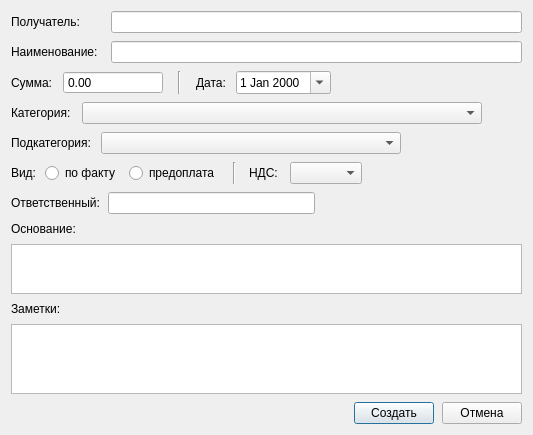
<?xml version="1.0" encoding="UTF-8"?>
<ui version="4.0">
 <class>EventDialog</class>
 <widget class="QDialog" name="EventDialog">
  <property name="geometry">
   <rect>
    <x>0</x>
    <y>0</y>
    <width>599</width>
    <height>452</height>
   </rect>
  </property>
  <property name="windowTitle">
   <string>Новый платеж</string>
  </property>
  <layout class="QGridLayout" name="gridLayout_2">
   <property name="sizeConstraint">
    <enum>QLayout::SizeConstraint::SetFixedSize</enum>
   </property>
   <item row="1" column="0">
    <layout class="QGridLayout" name="gridLayout">
     <property name="spacing">
      <number>8</number>
     </property>
     <item row="11" column="1">
      <widget class="QPlainTextEdit" name="te_notes">
       <property name="minimumSize">
        <size>
         <width>0</width>
         <height>70</height>
        </size>
       </property>
       <property name="maximumSize">
        <size>
         <width>16777215</width>
         <height>70</height>
        </size>
       </property>
      </widget>
     </item>
     <item row="9" column="1">
      <widget class="CompletingPlainTextEdit" name="te_descr">
       <property name="minimumSize">
        <size>
         <width>0</width>
         <height>50</height>
        </size>
       </property>
       <property name="maximumSize">
        <size>
         <width>16777215</width>
         <height>50</height>
        </size>
       </property>
      </widget>
     </item>
     <item row="0" column="1">
      <layout class="QHBoxLayout" name="horizontalLayout_2">
       <item>
        <layout class="QGridLayout" name="gridLayout_3">
         <property name="verticalSpacing">
          <number>8</number>
         </property>
         <item row="1" column="0">
          <widget class="QLabel" name="label">
           <property name="text">
            <string>Получатель:</string>
           </property>
          </widget>
         </item>
         <item row="2" column="0">
          <widget class="QLabel" name="label_2">
           <property name="text">
            <string>Наименование:</string>
           </property>
          </widget>
         </item>
         <item row="1" column="2">
          <widget class="QLineEdit" name="le_receiver"/>
         </item>
         <item row="2" column="2">
          <widget class="QLineEdit" name="le_name"/>
         </item>
         <item row="2" column="1">
          <spacer name="horizontalSpacer_4">
           <property name="orientation">
            <enum>Qt::Orientation::Horizontal</enum>
           </property>
           <property name="sizeType">
            <enum>QSizePolicy::Policy::Fixed</enum>
           </property>
           <property name="sizeHint" stdset="0">
            <size>
             <width>5</width>
             <height>20</height>
            </size>
           </property>
          </spacer>
         </item>
        </layout>
       </item>
      </layout>
     </item>
     <item row="7" column="1">
      <layout class="QHBoxLayout" name="horizontalLayout_7">
       <property name="spacing">
        <number>8</number>
       </property>
       <item>
        <widget class="QLabel" name="label_7">
         <property name="text">
          <string>Ответственный:</string>
         </property>
        </widget>
       </item>
       <item>
        <widget class="QLineEdit" name="le_responsible">
         <property name="minimumSize">
          <size>
           <width>200</width>
           <height>0</height>
          </size>
         </property>
        </widget>
       </item>
       <item>
        <spacer name="horizontalSpacer_9">
         <property name="orientation">
          <enum>Qt::Orientation::Horizontal</enum>
         </property>
         <property name="sizeHint" stdset="0">
          <size>
           <width>40</width>
           <height>20</height>
          </size>
         </property>
        </spacer>
       </item>
      </layout>
     </item>
     <item row="10" column="1">
      <widget class="QLabel" name="label_9">
       <property name="text">
        <string>Заметки:</string>
       </property>
      </widget>
     </item>
     <item row="5" column="1">
      <widget class="QWidget" name="wdg_subcategory" native="true">
       <layout class="QHBoxLayout" name="horizontalLayout_5">
        <property name="spacing">
         <number>6</number>
        </property>
        <property name="leftMargin">
         <number>0</number>
        </property>
        <property name="topMargin">
         <number>0</number>
        </property>
        <property name="rightMargin">
         <number>0</number>
        </property>
        <property name="bottomMargin">
         <number>0</number>
        </property>
        <item>
         <widget class="QLabel" name="label_11">
          <property name="text">
           <string>Подкатегория: </string>
          </property>
         </widget>
        </item>
        <item>
         <widget class="QComboBox" name="cmb_subcategory">
          <property name="minimumSize">
           <size>
            <width>300</width>
            <height>0</height>
           </size>
          </property>
          <property name="maximumSize">
           <size>
            <width>300</width>
            <height>16777215</height>
           </size>
          </property>
         </widget>
        </item>
        <item>
         <spacer name="horizontalSpacer_11">
          <property name="orientation">
           <enum>Qt::Orientation::Horizontal</enum>
          </property>
          <property name="sizeHint" stdset="0">
           <size>
            <width>40</width>
            <height>20</height>
           </size>
          </property>
         </spacer>
        </item>
       </layout>
      </widget>
     </item>
     <item row="4" column="1">
      <layout class="QHBoxLayout" name="horizontalLayout_8">
       <item>
        <widget class="QLabel" name="label_5">
         <property name="text">
          <string>Категория: </string>
         </property>
        </widget>
       </item>
       <item>
        <widget class="QComboBox" name="cmb_category">
         <property name="minimumSize">
          <size>
           <width>400</width>
           <height>0</height>
          </size>
         </property>
        </widget>
       </item>
       <item>
        <spacer name="horizontalSpacer_2">
         <property name="orientation">
          <enum>Qt::Orientation::Horizontal</enum>
         </property>
         <property name="sizeHint" stdset="0">
          <size>
           <width>40</width>
           <height>20</height>
          </size>
         </property>
        </spacer>
       </item>
      </layout>
     </item>
     <item row="12" column="1">
      <layout class="QHBoxLayout" name="horizontalLayout_3">
       <item>
        <spacer name="horizontalSpacer_8">
         <property name="orientation">
          <enum>Qt::Orientation::Horizontal</enum>
         </property>
         <property name="sizeHint" stdset="0">
          <size>
           <width>40</width>
           <height>20</height>
          </size>
         </property>
        </spacer>
       </item>
       <item>
        <widget class="QPushButton" name="pb_accept">
         <property name="text">
          <string>Создать</string>
         </property>
        </widget>
       </item>
       <item>
        <widget class="QPushButton" name="pb_cancel">
         <property name="text">
          <string>Отмена</string>
         </property>
        </widget>
       </item>
      </layout>
     </item>
     <item row="6" column="1">
      <layout class="QHBoxLayout" name="horizontalLayout_6">
       <property name="spacing">
        <number>8</number>
       </property>
       <item>
        <widget class="QLabel" name="label_8">
         <property name="text">
          <string>Вид:</string>
         </property>
        </widget>
       </item>
       <item>
        <widget class="QRadioButton" name="rb_typenormal">
         <property name="text">
          <string>по факту</string>
         </property>
        </widget>
       </item>
       <item>
        <widget class="QRadioButton" name="rb_typeadvance">
         <property name="text">
          <string>предоплата</string>
         </property>
        </widget>
       </item>
       <item>
        <spacer name="horizontalSpacer_6">
         <property name="orientation">
          <enum>Qt::Orientation::Horizontal</enum>
         </property>
         <property name="sizeType">
          <enum>QSizePolicy::Policy::Fixed</enum>
         </property>
         <property name="sizeHint" stdset="0">
          <size>
           <width>5</width>
           <height>20</height>
          </size>
         </property>
        </spacer>
       </item>
       <item>
        <widget class="Line" name="line">
         <property name="orientation">
          <enum>Qt::Orientation::Vertical</enum>
         </property>
        </widget>
       </item>
       <item>
        <spacer name="horizontalSpacer_7">
         <property name="orientation">
          <enum>Qt::Orientation::Horizontal</enum>
         </property>
         <property name="sizeType">
          <enum>QSizePolicy::Policy::Fixed</enum>
         </property>
         <property name="sizeHint" stdset="0">
          <size>
           <width>5</width>
           <height>20</height>
          </size>
         </property>
        </spacer>
       </item>
       <item>
        <widget class="QLabel" name="label_10">
         <property name="text">
          <string>НДС: </string>
         </property>
        </widget>
       </item>
       <item>
        <widget class="QComboBox" name="cmb_nds"/>
       </item>
       <item>
        <spacer name="horizontalSpacer_10">
         <property name="orientation">
          <enum>Qt::Orientation::Horizontal</enum>
         </property>
         <property name="sizeHint" stdset="0">
          <size>
           <width>40</width>
           <height>20</height>
          </size>
         </property>
        </spacer>
       </item>
      </layout>
     </item>
     <item row="8" column="1">
      <widget class="QLabel" name="label_6">
       <property name="text">
        <string>Основание:</string>
       </property>
      </widget>
     </item>
     <item row="1" column="1">
      <layout class="QHBoxLayout" name="horizontalLayout_4">
       <property name="spacing">
        <number>10</number>
       </property>
       <item>
        <widget class="QLabel" name="label_3">
         <property name="text">
          <string>Сумма:</string>
         </property>
        </widget>
       </item>
       <item>
        <widget class="QDoubleSpinBox" name="dsb_totalamount">
         <property name="minimumSize">
          <size>
           <width>100</width>
           <height>0</height>
          </size>
         </property>
         <property name="buttonSymbols">
          <enum>QAbstractSpinBox::ButtonSymbols::NoButtons</enum>
         </property>
         <property name="maximum">
          <double>99999999.000000000000000</double>
         </property>
        </widget>
       </item>
       <item>
        <spacer name="horizontalSpacer_5">
         <property name="orientation">
          <enum>Qt::Orientation::Horizontal</enum>
         </property>
         <property name="sizeType">
          <enum>QSizePolicy::Policy::Fixed</enum>
         </property>
         <property name="sizeHint" stdset="0">
          <size>
           <width>5</width>
           <height>20</height>
          </size>
         </property>
        </spacer>
       </item>
       <item>
        <widget class="Line" name="line_2">
         <property name="orientation">
          <enum>Qt::Orientation::Vertical</enum>
         </property>
        </widget>
       </item>
       <item>
        <spacer name="horizontalSpacer_3">
         <property name="orientation">
          <enum>Qt::Orientation::Horizontal</enum>
         </property>
         <property name="sizeType">
          <enum>QSizePolicy::Policy::Fixed</enum>
         </property>
         <property name="sizeHint" stdset="0">
          <size>
           <width>5</width>
           <height>20</height>
          </size>
         </property>
        </spacer>
       </item>
       <item>
        <widget class="QLabel" name="label_4">
         <property name="text">
          <string>Дата:</string>
         </property>
        </widget>
       </item>
       <item>
        <widget class="QDateEdit" name="de_duedate">
         <property name="minimumSize">
          <size>
           <width>80</width>
           <height>0</height>
          </size>
         </property>
         <property name="calendarPopup">
          <bool>true</bool>
         </property>
        </widget>
       </item>
       <item>
        <spacer name="horizontalSpacer">
         <property name="orientation">
          <enum>Qt::Orientation::Horizontal</enum>
         </property>
         <property name="sizeHint" stdset="0">
          <size>
           <width>40</width>
           <height>20</height>
          </size>
         </property>
        </spacer>
       </item>
      </layout>
     </item>
    </layout>
   </item>
  </layout>
 </widget>
 <customwidgets>
  <customwidget>
   <class>CompletingPlainTextEdit</class>
   <extends>QPlainTextEdit</extends>
   <header>gui/commonwidgets/completingtextedit.h</header>
  </customwidget>
 </customwidgets>
 <tabstops>
  <tabstop>le_receiver</tabstop>
  <tabstop>le_name</tabstop>
  <tabstop>dsb_totalamount</tabstop>
  <tabstop>de_duedate</tabstop>
  <tabstop>cmb_category</tabstop>
  <tabstop>rb_typenormal</tabstop>
  <tabstop>rb_typeadvance</tabstop>
  <tabstop>le_responsible</tabstop>
  <tabstop>te_descr</tabstop>
  <tabstop>pb_cancel</tabstop>
  <tabstop>pb_accept</tabstop>
 </tabstops>
 <resources/>
 <connections/>
</ui>
